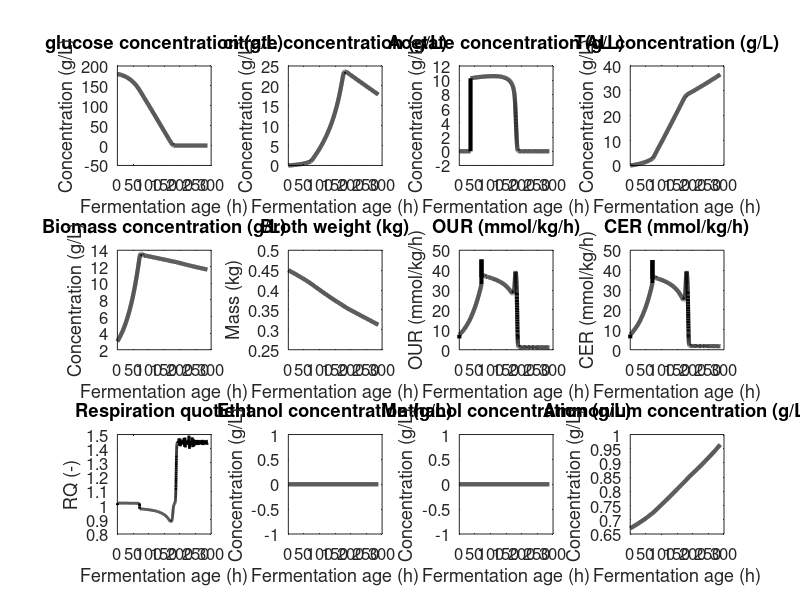

Recreate this plot in MATLAB.
function [t,F,c,v]=TAL_model_v1; 
  
%%%%%%%%%%%%%%%%%%%%%%%%%%%%%%%%%%%%%%%%%%%%%%%%%%%%%%%%%%%%%%%%%%%%%%%%%%% 
%%% TAL model                                                           %%% 
%%%                                                                     %%% 
%%% CF                                                                  %%% 
%%% V1: version of 11/09/2023                                           %%% 
%%%%%%%%%%%%%%%%%%%%%%%%%%%%%%%%%%%%%%%%%%%%%%%%%%%%%%%%%%%%%%%%%%%%%%%%%%% 
  
clear all 
clc 
clf 
warning off
global Mwx Mws Mwg Mwco2 Mwn Mwo Mwph Mwa Mwc Mwt Mwm Mww % global molecular weights
global Cnf Csf Cgf Cmf Caf % global feed percent mass composition
global Frac % global feed carbon source percentage
global qgmax Ks1 qamax Ksa Ki1_g Ki1_s Ki1_m qsmax Ks2 qmmax Ksm qcupmax Ks6 Ki3_g Ki3_a Ki3_s Ki3_m msmax r_evap % global uptake, cell maintenance, evaporation rate kinetics
global qtmax_g Ks4_g Kiqx_g qtmax_a Ks4_a Kiqx_a qtmax_s Ks4_s Kiqx_s qtmax_m Ks4_m Kiqx_m % global TAL production kinetics
global qcmax_g Ks5_g Ki2_g Kiqx_g qcmax_a Ks5_a Ki2_a Kiqx_a qcmax_s Ks5_s Ki2_s Kiqx_s qcmax_m Ks5_m Ki2_m Kiqx_m % global citrate production kinetics
global alpha1 beta1 alpha2 beta2 zeta kd qbm % global cell growth/death kinetics
global dG1 dG2 dG3 dG4 dG5 dG6 dG7 dG8 dG9 dG10 dG11 % global energy deamand
global PS FB SG % global substrate and fed-batch switches

format long
Tend  = 288;                                                               % Duration of fermentation (h)

% =========== INPUTS ====================================================== 

%User-defined inputs
% PS: primary substrate
% FB: Specify batch or fed-batch
PS = 1;                                                                    %Primary substrate: 1 = glucose, 2 = acetic acid, 3 = ethanol, 4 = methanol
FB = 0;
Frac = [1, 0, 0, 0];


% =========== FIXED & CALCULATED CONSTANTS ================================ 
  
% Fixed constants:
Mwx = 24.6;                                                                % Molweight biomass (g/mol) 
Mws = 46;                                                                  % Molweight ethanol (g/mol) 
Mwg = 180;                                                                 % Molweight glucose (g/mol)
Mwco2 = 44;                                                                % Molweight CO2 (g/mol)
Mwn = 17;                                                                  % Molweight NH3 (g/mol) 
Mwo = 32;                                                                  % Molweight O2 (g/mol) 
Mwph = 96;                                                                 % Molweight pyrophosphate ion (g/mol)
Mwa = 60;                                                                  % Molweight acetic acid; (g/mol)
Mwc = 192;                                                                 % Molweight citrate; (g/mol)
Mwt = 126;                                                                 % Molweight TAL; (g/mol)
Mwm = 32;                                                                  % Molweight methanol; (g/mol)
Mww = 18;                                                                  % Molweight water; (g/mol)

Cnf = 0.29;                                                                % Mass fraction of NH3 in ammonium feed
Csf = 1;                                                                   % Mass fraction of ethanol in ethanol feed
Cgf = 0.75;                                                                % Mass fraction of glucose in glucose feed
Cmf = 1;                                                                   % Mass fraction of methanol in methanol feed
Caf = 1;                                                                   % Mass fraction of acetic acid in acetic acid feed

% Kinetics: 

%Glucose uptake
qgmax = 0.11;
Ks1 = 0.1;
Ks1 = 1;


%Acetic acid uptake
qamax = 0.111904350402778;
Ksa = 1.1;
Ki1_g = 1;
Ki1_s = 1;
Ki1_m = 1;


%Ethanol uptake
qsmax = 0.0608402689216667;
Ks2 = 1;


%Methanol uptake
qmmax = 0.121341209873889;
Ksm = 1;


%Citrate uptake
qcupmax = 0.0068;
Ks6 =0.25;
Ki3_g = 10;
Ki3_a = 6.66666666666667;
Ki3_s = 5.11445611111111;
Ki3_m = 10.67075;


%Cell maintenance
msmax = 0.001;


%Citrate production
%from glucose
qcmax_g = 0.06;
Ks5_g = 2.3;                                                               % MM-constant ethanol for citrate formation (g ethanol/kg broth)
Ki2_g = 20;
Kiqx_g = 0.01;


%from acetic acid
qcmax_a = 0.046;
Ks5_a = 1.533333333333333;
Ki2_a = 30;
Kiqx_a = 0.01;


%from ethanol
qcmax_s = 0.030;
Ks5_s = 1.17632490555556; 
Ki2_s = 38.3584208333333;
Kiqx_s = 0.01;


%from methanol
qcmax_m = 0.06;
Ks5_m = 2.4542725;
Ki2_m = 24.542725;
Kiqx_m = 0.01;


%TAL production
%from glucose
qtmax_g = 0.017;
Ks4_g = 1;
Kiqx_g = 0.01;


%from acetic acid
qtmax_a = 0.0168466666666667;
Ks4_a = 1;
Kiqx_a = 0.01;


%from ethanol
qtmax_s = 0.0171;
Ks4_s = 1;
Kiqx_s = 0.01;


%from methanol
qtmax_m = 0.0176;
Ks4_m = 1;
Kiqx_m = 0.01;


%Biomass formation
alpha1 = 0.6373;
beta1 = -15.19;
alpha2 = 0.03543;
beta2 = -1.739;
zeta = 30;
kd = -0.002; %cell death rate


%Evaporation rates
r_evap = 0.4;


% ATP demands
dG1 = 6.16;                                                                % Energy generation for glucose upatke (mol ATP/mol glucose)
dG2 = 2.08;                                                                % Energy generation for ethanol upatke (mol ATP/mol ethanol)
dG3 = 10.2;                                                                % Energy generation by acetic acid catabolism (mol ATP/mol acetic acid)
dG4 = 1.5;                                                                 % Energy consumption by biomass synthesis (mol ATP/mol biomass)
dG5 = 2;                                                                   % Energy consumption by TAL synthesis (mol ATP/mol TAL)
dG6 = 3.5;                                                                 % Energy consumption by citrate synthesis (mol ATP/mol citrate)
dG7 = 1;                                                                   % Energy consumption by acetic acid uptake (mol ATP/mol acetic acid)
dG8 = 15;                                                                  % Energy consumption by methanol uptake (mol ATP/mol methanol)
dG9 = 3.5;                                                                 % Energy generation by citrate uptake (mol ATP/mol citrate)
dG10 = 1;                                                                  % Energy consumption by acetic acid uptake (mol ATP/mol acetic acid)
dG11 = 0.6666666666;                                                       % Energy generation by methanol uptake (mol ATP/mol methanol)


%Initial conditions
SG = 0;
qbm = 0;


WB0 = 0.00045;                                                             % Initial broth weight

Cx0 = 3;                                                                   % Initial biomass concentration (g/kg)
if PS == 1 && FB == 0
    Cg0 = 180;
elseif PS ~= 1 && FB == 0
    Cg0 = 0;
else
    Cg0 = 80;
end
if PS == 2 && FB == 0
    Caint0 = 183.11620975;                                                 %Batch acetic acid for model fitting of acetic acid parameters
elseif PS ~= 2 && FB == 0
    Caint0 = 9.9;                                                          %Batch acetic acid for model fitting of other substrate (i.e. parameters
else
    Caint0 = 0;
end
if PS == 3 && FB == 0
    Cs0 = 99.55680369;
else
    Cs0 = 0;                                                               % Initial ethanol concentration (g/kg) 
end
if PS == 4 && FB == 0
    Cm0 = 192.0735;
else
    Cm0 = 0;
end


Ca0 = 0;
Ct0 = 0;                                                                   % Initial retinoid concentration (g/kg)
Cc0 = 0;                                                                   % Initial citrate concentration (g/kg)
Cco20 = 0;                                                                 % Initial CO2 concentration (g/kg)
Cn0 = 0.67;                                                                % Initial NH3 concentration (g/kg, NBS3) 
Cz0 = 1e1;                                                                 % Initial Z concentration (mmol/kg, arbitrary value)
Cph0 = 16;                                                                 % Initial P concentration (mmol/kg, arbitrary value for now)



Mx0 = Cx0*WB0;                                                             % Initial biomass weight (kg) 
Ms0 = Cs0*WB0;                                                             % Initial ethanol weight (kg)
Mg0 = Cg0*WB0;                                                             % Initial glucose weight (kg)
Ma0 = Ca0*WB0;                                                             % Initial acetate weight (kg)
Mm0 = Cm0*WB0;                                                             % Initial methanol weight (kg)
Mt0 = Ct0*WB0;                                                             % Initial TAL weight (kg)
Mc0 = Cc0*WB0;                                                             % Initial citrate weight (kg)
Mn0 = Cn0*WB0;                                                             % Initial NH3 weight (kg) 
Mo0 = 0;                                                                   % Initial O2 amount (kg) 
Mco20 = Cco20*WB0;                                                         % Initial CO2 amount (kg) 
Mz0 = Cz0*WB0;                                                             % Initial Z amount (mol) 
Mph0 = Cph0*WB0;                                                           % Initial P amount (kg) 
Mph0 = 0;
Mw0 = 0;                                                                   % Initial water lost to evaporation (kg)
Tn0 = 0;                                                                   % Totalized NH3 dosed (kg) 
Ts0 = Ms0;                                                                 % Totalized ethanol dosed (kg) 
To0 = 0;                                                                   % Totalized O2 consumed (kg) 
Tco20 = Cco20*WB0;                                                         % Totalized CO2 produced (kg) 
Maint0 = Caint0*WB0;
M_Afed0 = Maint0;
M_Mfed0 = Mm0;
Tw0 = 0;                                                                   %Totalized water produced (kg)
Tg0 = Mg0;

[t,F] = ode45(@diffeq,[0:0.1:Tend],[WB0;Mx0;Ms0;Mg0;Mt0;Mc0;Mn0;Mo0;Mco20;Mz0;Tn0;Ts0;To0;Tco20;Mph0;Mw0;WB0;Maint0;Mm0;M_Afed0;M_Mfed0;Tw0;Tg0]); 

SG = 0;
qbm = 0;
count=0; 
c=[]; 
v=[]; 
for n=t' 
    count=count+1; 
    [c_,v_]=kineq(t(count),F(count,:)); 
    c = [c;c_]; 
    v = [v;v_]; 
end

Min = WB0*1000 + F(end,13) + F(end,11)/Cnf + ((F(end,23)-Mg0)/Cgf) + (F(end,20) - M_Afed0)/Caf + (F(end,21) - M_Mfed0)/Cmf + (F(end,12) - Ms0)/Csf;
Mout = F(end,1)*1000 + F(end,9) + F(end,16);

Mass_balance = 100*(Min - Mout)/Min;

Cin = 1*Mx0/Mwx + 6*F(end,23)/Mwg + 6*Mt0/Mwt + 6*Mc0/Mwc + 2*F(end,20)/Mwa + 1*F(end,21)/Mwm + 2*F(end,12)/Mws;
Cout = 1*F(end,2)/Mwx + 6*F(end,4)/Mwg + 6*F(end,5)/Mwt + 6*F(end,6)/Mwc + 1*F(end,9)/Mwco2 + 2*F(end,18)/Mwa + 1*F(end,19)/Mwm + 2*F(end,3)/Mws;
Carbon_balance = 100*(Cin - Cout)/Cin;

figure(1);
subplot(3,4,1)
plot(t,c(:,8),'-k','LineWidth',3)
title('glucose concentration (g/L)')
xlabel('Fermentation age (h)')
ylabel('Concentration (g/L)')
set(gca,'FontSize',12)

subplot(3,4,2)
plot(t,c(:,4),'-k','LineWidth',3)
title('citrate concentration (g/L)')
xlabel('Fermentation age (h)')
ylabel('Concentration (g/L)')
set(gca,'FontSize',12)

subplot(3,4,3)
if PS == 2 && FB == 0
    plot(t,c(:,9),'-k','LineWidth',3)
else
    plot(t,c(:,9),'-k','LineWidth',3)
end
title('Acetate concentration (g/L)')
xlabel('Fermentation age (h)')
ylabel('Concentration (g/L)')
set(gca,'FontSize',12)

subplot(3,4,4)
plot(t,c(:,3),'-k','LineWidth',3)
title('TAL concentration (g/L)')
xlabel('Fermentation age (h)')
ylabel('Concentration (g/L)')
set(gca,'FontSize',12)

subplot(3,4,5)
plot(t,c(:,1),'-k','LineWidth',3)
title('Biomass concentration (g/L)')
xlabel('Fermentation age (h)')
ylabel('Concentration (g/L)')
set(gca,'FontSize',12)

subplot(3,4,6)
plot(t,F(:,1)*1000,'-k','LineWidth',3)
title('Broth weight (kg)')
xlabel('Fermentation age (h)')
ylabel('Mass (kg)')
set(gca,'FontSize',12)

subplot(3,4,7)
plot(t,v(:,7)./Mwo.*c(:,1)*1000,'-k','LineWidth',3)
title('OUR (mmol/kg/h)')
xlabel('Fermentation age (h)')
ylabel('OUR (mmol/kg/h)')
set(gca,'FontSize',12)

subplot(3,4,8)
plot(t,v(:,8)./Mwco2.*c(:,1)*1000,'-k','LineWidth',3)
title('CER (mmol/kg/h)')
xlabel('Fermentation age (h)')
ylabel('CER (mmol/kg/h)')
set(gca,'FontSize',12)

subplot(3,4,9)
plot(t,(v(:,8)./Mwco2)./(v(:,7)./Mwo),'-k','LineWidth',2) 
title('Respiration quotient')
xlabel('Fermentation age (h)') 
ylabel('RQ (-)')
set(gca,'FontSize',12)

subplot(3,4,10)
plot(t,c(:,2),'-k','LineWidth',3)
title('Ethanol concentration (g/L)')
xlabel('Fermentation age (h)')
ylabel('Concentration (g/L)')
set(gca,'FontSize',12)

subplot(3,4,11)
plot(t,c(:,10),'-k','LineWidth',3)
title('Methanol concentration (g/L)')
xlabel('Fermentation age (h)')
ylabel('Concentration (g/L)')
set(gca,'FontSize',12)

subplot(3,4,12)
plot(t,c(:,5),'-k','LineWidth',3)
title('Ammonium concentration (g/L)')
xlabel('Fermentation age (h)')
ylabel('Concentration (g/L)')
set(gca,'FontSize',12)


    placeholder = 1;

end

function f=diffeq(time,f);
global Mwx Mws Mwg Mwco2 Mwn Mwo Mwph Mwa Mwc Mwt Mwm %global molecular weights
global Cnf Csf Cgf Cmf Caf %global feed percent mass composition
global Frac_a Frac_s Frac_m %global feed carbon source percentage
global qgmax Ks1 qamax Ksa Ki1_g Ki1_s Ki1_m qsmax Ks2 qmmax Ksm qcupmax Ks6 Ki3_g Ki3_a Ki3_s Ki3_m msmax r_evap %global uptake, cell maintenance, evaporation rate kinetics
global qtmax_g Ks4_g Kiqx_g qtmax_a Ks4_a Kiqx_a qtmax_s Ks4_s Kiqx_s qtmax_m Ks4_m Kiqx_m %global TAL production kinetics
global qcmax_g Ks5_g Ki2_g Kiqx_g qcmax_a Ks5_a Ki2_a Kiqx_a qcmax_s Ks5_s Ki2_s Kiqx_s qcmax_m Ks5_m Ki2_m Kiqx_m %global citrate production kinetics
global alpha1 beta1 alpha2 beta2 zeta kd qbm %global cell growth/death kinetics
global dG1 dG2 dG3 dG4 dG5 dG6 dG7 dG8 dG9 dG10 dG11 %global energy deamand
global FB SG
  
% State variables: 
Mx =   f(2);                                                               % Biomass amount in broth (kg LDW) 

% Reaction rates: 
[dummy,v] = kineq(time,f); 
clear dummy 
qx = v(1);                                                                 % Specific growth rate (1/h) 
qs = v(2);                                                                 % Specific ethanol uptake rate (g ethanol/g LDW/h) 
ms = v(3);                                                                 % Maintenance (g acetic acid/g LDW/h) 
qt = v(4);                                                                 % Specific TAL production rate (g TAL/g LDW/h) 
qc = v(5);                                                                 % Specific citrate production rate (g citrate/g LDW/h) 
qn = v(6);                                                                 % Specific NH3 consumption rate (g NH3/g LDW/h) 
qo = v(7);                                                                 % Specific O2 consumption rate (mol O2/g LDW/h) 
qco2 = v(8);                                                                 % Specific CO2 production rate (mol CO2/g LDW/h) 
qz = v(9);                                                                 % Specific Z consumption rate (mol Z/g LDW/h) 
Fs = v(10);                                                                 % Ethanol feed rate (kg ethanol/h) 
Fn = v(11);                                                                % NH3 feed rate (g NH3/h) 
Fg = v(12);
qph = v(13);                                                                % Specific P consumption rate (mol P/kg LDW/h)
qglc = v(14);                                                              % Specific glucose consumption rate
qaup = v(17);
qcup = v(18);
qm = v(19);
Fa = v(20);
Fm = v(21);
qH2O = v(22);

% Differentials: 
dWBdt = (Fg/Cgf + Fs/Csf + Fn/Cnf + Fa/Caf + Fm/Cmf + qo*Mx - qco2*Mx - r_evap/1000)/1000;     % Change in broth weight (ton broth/h) 
%dWBdt = (qo*Mx - qco2*Mx - r_evap/1000)/1000;
dMxdt = qx*Mx;                                                             % Change in biomass (kg LDW/h) 
dMsdt = Fs-qs*Mx;                                                          % Change in ethanol (kg ethanol/h)
dMgdt = Fg-qglc*Mx;                                                        % Change in glucose (kg glucose/h)
dMtdt = qt*Mx;                                                             % Change in TAL (kg TAL/h) 
dMcdt = qc*Mx;                                                             % Change in citrate (kg citrate/h)
dMndt = Fn-qn*Mx;                                                          % Change in NH3 (kg NH3/h) 
dModt = -qo*Mx;                                                            % Change in O2 (kg O2/h) 
dMco2dt = qco2*Mx;                                                           % Change in CO2 (kg CO2/h) 
dMzdt = -qz*Mx*1000;                                                       % Change in Z (mol Z/h) 
dTndt = Fn;                                                                % Change in totalized NH3 feed (kg NH3/h) 
dTsdt = Fs;                                                                % Change in totalized ethanol feed (kg ethanol/h) 
dTodt = qo*Mx;                                                             % Change in totalized O2 (kg O2/h) 
dTco2dt = qco2*Mx;                                                           % Change in totalized CO2 (kg CO2/h)
dMphdt = qph*Mx;                                                            % Change in P (kg P/h) 
dMwdt = r_evap/1000;                                                       % Water lost to evaporation (kg H2O/h)
dTWBdt = (Fg/Cgf + Fs/Csf + Fn/Cnf + Fa/Csf + Fm/Cmf + qo*Mx - qc*Mx - r_evap/1000)/1000;                  % Change in broth weight (ton broth/h) 
dAAdt = Fa - qaup*Mx;
dMdt = Fm - qm*Mx;
dTAdt = Fa;
dTMdt = Fm;
dTwdt = qH2O*Mx;
dTgdt = Fg;
f=[dWBdt;dMxdt;dMsdt;dMgdt;dMtdt;dMcdt;dMndt;dModt;dMco2dt;dMzdt;dTndt;dTsdt;dTodt;dTco2dt;dMphdt;dMwdt;dTWBdt;dAAdt;dMdt;dTAdt;dTMdt;dTwdt;dTgdt]; 


end



% Kinetic rate expressions: 
function [c,v]=kineq(time,f); 

global Mwx Mws Mwg Mwco2 Mwn Mwo Mwph Mwa Mwc Mwt Mwm Mww %global molecular weights
global Cnf Csf Cgf Cmf Caf %global feed percent mass composition
global Frac %global feed carbon source percentage
global qgmax Ks1 qamax Ksa Ki1_g Ki1_s Ki1_m qsmax Ks2 qmmax Ksm qcupmax Ks6 Ki3_g Ki3_a Ki3_s Ki3_m msmax r_evap %global uptake, cell maintenance, evaporation rate kinetics
global qtmax_g Ks4_g Kiqx_g qtmax_a Ks4_a Kiqx_a qtmax_s Ks4_s Kiqx_s qtmax_m Ks4_m Kiqx_m %global TAL production kinetics
global qcmax_g Ks5_g Ki2_g Kiqx_g qcmax_a Ks5_a Ki2_a Kiqx_a qcmax_s Ks5_s Ki2_s Kiqx_s qcmax_m Ks5_m Ki2_m Kiqx_m %global citrate production kinetics
global alpha1 beta1 alpha2 beta2 zeta kd qbm %global cell growth/death kinetics
global dG1 dG2 dG3 dG4 dG5 dG6 dG7 dG8 dG9 dG10 dG11 %global energy deamand
global PS FB SG

% State variables: 
WB =   f(1);                                                               % Broth weight (ton) 
Mx =   f(2);                                                               % Biomass in broth (kg LDW) 
Ms =   f(3);                                                               % Ethanol in broth (kg glucose) 
Mg = f(4);                                                                 % Glucose in broth (kg glucose), do not allow to decrease below zero
Mt =   f(5);                                                               % TAL in broth (kg retinoids) 
Mc =  f(6);                                                                % Citrate in broth (kg citrate)
Mn =   f(7);                                                               % NH3 in broth (kg NH3) 
Mz =   f(10);                                                              % Z in broth (mol Z) 
Mph =   f(15);                                                             % P in broth (mol P) 
Ma =  f(18);                                                               % Acetic acid in broth (kg acetic acid)
Mm = f(19);                                                                % Methanol in broth (kg methanol)

Cx =   Mx/WB;                                                              % Biomass concentration in broth (g/kg) 
Cs =   Ms/WB;                                                              % Ethanol concentration in broth (g/kg) 
Cg =   Mg/WB;                                                              % Glucose concentration in broth (g/kg) 
Ct =   Mt/WB;                                                              % TAL concentration in broth (g/kg) 
Cc = Mc/WB;                                                                % Citrate concentration in broth (g/kg)
Cn =   Mn/WB;                                                              % NH3 concentration in broth (g/kg) 
Cz =   Mz/WB*1e-3;                                                         % Z concentration in broth (mol/kg) 
Cph =   Mph/WB;                                                            % P concentration in broth (mol/kg) 
Cm = Mm/WB;                                                                % methanol concentration in broth (mol/kg)

if PS ~= 2 && FB == 0
    if time < 36
        Caint = 0;
    else
        Caint = Ma/WB;
    end
else
    Caint = Ma/WB;
end

% Reaction rates:                                   

%Uptake rates
qg = qgmax*Cg/(Cg+Ks1);                                                    % Specific glucose uptake rate (g glucose/gDW/h) 
qaup = qamax*Caint/(Caint + Ksa)*Ki1_g/(Ki1_g + Cg)*Ki1_s/(Ki1_s + Cs)*Ki1_m/(Ki1_m + Cm); %Acetate uptake used in model fitting
qs = qsmax*Cs/(Cs+Ks2);                                                    % Specific ethanol uptake rate (g ethanol/gDW/h) 
qm = qmmax*Cm/(Cm + Ksm);                                                  %Specific methanol uptake rate(g methanol/gDW/h)
qcup = qcupmax*Cc/(Ks6 + Cc)*Ki3_g/(Ki3_g + Cg)*Ki3_s/(Ki3_s + Cs)*Ki3_a/(Ki3_a + Caint)*Ki3_m/(Ki3_m + Cm);

% Maintinence rate kJ/gDW/h, dependent on ethanol only to avoid numerator going to zero when glucose is depleted
ma = msmax; % Maintinence rate mol ATP/gDW/h

%Citrate production rate
qc_g = qcmax_g*Cg/((Ks5_g + Cg))*Ki2_g/(Ki2_g + Cg)*Kiqx_g/(Kiqx_g + qbm);
if PS == 2 && FB == 0
    qc_a = qcmax_a*Caint/((Ks5_a + Caint))*Ki2_a/(Ki2_a + Caint)*Kiqx_a/(Kiqx_a + qbm);
elseif FB == 1
    qc_a = qcmax_a*Caint/((Ks5_a + Caint))*Ki2_a/(Ki2_a + Caint)*Kiqx_a/(Kiqx_a + qbm);
else
    qc_a = 0;
end

qc_s = qcmax_s*Cs/((Ks5_s + Cs))*Ki2_s/(Ki2_s + Cs)*Kiqx_s/(Kiqx_s + qbm);
qc_m = qcmax_m*Cm/((Ks5_m + Cm))*Ki2_m/(Ki2_m + Cm)*Kiqx_m/(Kiqx_m + qbm);
qc = qc_g + qc_a + qc_s + qc_m;

%TAL production rate
qt_g = qtmax_g*Cg/(Ks4_g + Cg)*Kiqx_g/(Kiqx_g + qbm);
if PS == 2 && FB == 0
    qt_a = qtmax_a*Caint/(Ks4_a + Caint)*Kiqx_a/(Kiqx_a + qbm);
elseif FB == 1
    qt_a = qtmax_a*Caint/(Ks4_a + Caint)*Kiqx_a/(Kiqx_a + qbm);
else
    qt_a = 0;
end
qt_s = qtmax_s*Cs/(Ks4_s + Cs)*Kiqx_s/(Kiqx_s + qbm);
qt_m = qtmax_m*Cm/(Ks4_m + Cm)*Kiqx_m/(Kiqx_m + qbm);
qt = qt_g + qt_a + qt_s + qt_m;

% Cell growth/death

if FB == 1
    if Cg < 1 && SG == 0
        SG = 1;
    end
    if SG == 0
        qbm = (alpha1*exp(beta1*qc) + alpha2*exp(beta2*qc))/zeta;
        Fs = 0;
        Fa = 0;
        Fm = 0;
        Fg = 0;
    else
        qbm = 0;
        Fg = Frac(1)*0.000187;                                             % Glucose feed rate (kg glucose/h)
        Fa = Frac(2)*0.000163;                                              % Acetic acid feed rate (kg acetic acid/h)
        Fs = Frac(3)*0.000105;                                               % Ethanol feed rate (kg ethanol/h)
        Fm = Frac(4)*0.000198;                           
    end
end

if FB == 0
    Fs = 0;
    Fa = 0;
    Fm = 0;
    Fg = 0;
    if time < 71
        qbm = (alpha1*exp(beta1*qc) + alpha2*exp(beta2*qc))/zeta;
    else
        qbm = 0;
    end
end
qd = kd;
qx = qbm + qd;

% Maintenance energy and carbon catabolism by mass and energy balance
ma = qg*dG1/Mwg + qs*dG2/Mws + qm*dG11/Mwm + qcup*dG9/Mwc + dG3*(1/3*qm/Mwm + 2*qg/Mwg + 1*qs/Mws + 1*qaup/Mwa - 3*qt/Mwt - 2.25*qc/Mwc) - qt*dG5/Mwt - qc*dG6/Mwc - qaup*dG10/Mwa - qx*((dG4 + 0.525*dG3)/Mwx);
qcat = 1/3*qm/Mwm + 2*qg/Mwg + 1*qs/Mws  + 1*qaup/Mwa - 0.525*qx/Mwx - 3*qt/Mwt - 2.25*qc/Mwc;

%%%%%%%%%%%%%%%%%%%%%%%%%%%%%%%%%%%%%%%%%%%%%%%%%%%%%%%%%%%%%%%%%%%%%%%%%%%%%%%%%%%%%%%%%%%%%%%%%%

% Network stoichiometry
% Glucose uptake
% 1 C6H12O6 + 2 O2 -> 2 C2H4O2 + 2 CO2 + 2 H2O + dG1
%
% Ethanol uptake
% 1 C2H6O + 1 O2 -> 1 C2H4O2 + 1 H2O + dG2
% 
% Catabolism: 
% 1 C2H4O2 + 2 O2 -> 2 CO2 + 2 H2O + dG3 
%
% Growth reaction:  
% 0.525 C2H4O2 + 0.2 NH3 + 0.001 Z + 0.01 P + dG4 -> 1
% C1H1.8O0.5N0.2Z0.001P0.01 + 0.45 H2O + 0.05 CO2
% 


% Stoichiometric matrix, row = metabolite, column = reaction
S = [-1 0 0 0 0 0 0 0 0; ...                                               % Glucose
    0 -1 0 0 0 0 0 0 0; ...                                                % Ethanol
    0 0 -0.2 0 0 0 0 0 0; ...                                              % Ammonium
    -2 -1 0.02 -2 0 0 -0.5 0 -5/6; ...                           % Oxygen
    2 1 -0.525 -1 -3 -2.25 0 1 1/3; ...                        % Acetic acid
    0 0 1 0 0 0 0 0 0; ...                                                 % Biomass
    2 0 0.05 2 0 -1.5 2 0 1/3; ...                             % Carbon dioxide
    0 0 -0.001 0 0 0 0 0 0; ...                                            % Pseudometabolite Z
    0 0 -0.01 0 0 0 0 0 0; ...                                             % Phosphate
    0 0 0 0 1 0 2/3 0 0; ...                                    % TAL
    0 0 0 0 0 1 -1 0 0; ...                                                % citrate
    0 0 0 0 0 0 0 -1 0; ...                                                %extracellular acetic acid
    0 0 0 0 0 0 0  0 -1; ...                                               %methanol
    2 1 0.45 2 3 0.5 2 0 4/3];                               %H2O


flx = [qg/Mwg;qs/Mws;qx/Mwx;qcat;qt/Mwt;qc/Mwc;qcup/Mwc;qaup/Mwa;qm/Mwm];  % Flux vector converted to mol/gDW/h
qvec = S*flx;                                                              % dC/dt  (mol/gDW/h)

qglc = -qvec(1)*Mwg;                                                       % g glucose0/gDW/h
qetoh = -qvec(2)*Mws;                                                      % g ethanol/gDW/h
qn = -qvec(3)*Mwn;                                                         % g NH3/gDW/h
qo = -qvec(4)*Mwo;                                                         % g O2/gDW/h
qa = qvec(5);                                                              % mole acetic acid/kgDW/h
qco2 = qvec(7)*Mwco2;                                                      % g CO2/gDW/h
qz = -qvec(8);                                                             % mole Z/gDW/h
qph = -qvec(9)*Mwph;                                                       % g phosphate/gDW/h
qt = qvec(10)*Mwt;                                                         % g TAL/gDW/h
qc = qvec(11)*Mwc;                                                         % g citrate/gDW/h
qaup = -qvec(12)*Mwa;                                                      %g acetic acid/gDW/h
qm = -qvec(13)*Mwm;                                                        % g methanol/gDW/h
Fn = qn*Mx;                                                                % kg NH3/h
qH2O = qvec(14)*Mww;                                                       % g H2O/gDW/h



c=[Cx,Cs,Ct,Cc,Cn,Cz,Cph,Cg,Caint,Cm];                                              % Concentration vector 
v=[qx,qetoh,ma,qt,qc,qn,qo,qco2,qz,Fs,Fn,Fg,qph,qglc,qcat,qa,qaup,qcup,qm,Fa,Fm,qH2O];                % Rate vector (qa included as a Cmol balance check)  
  
end
